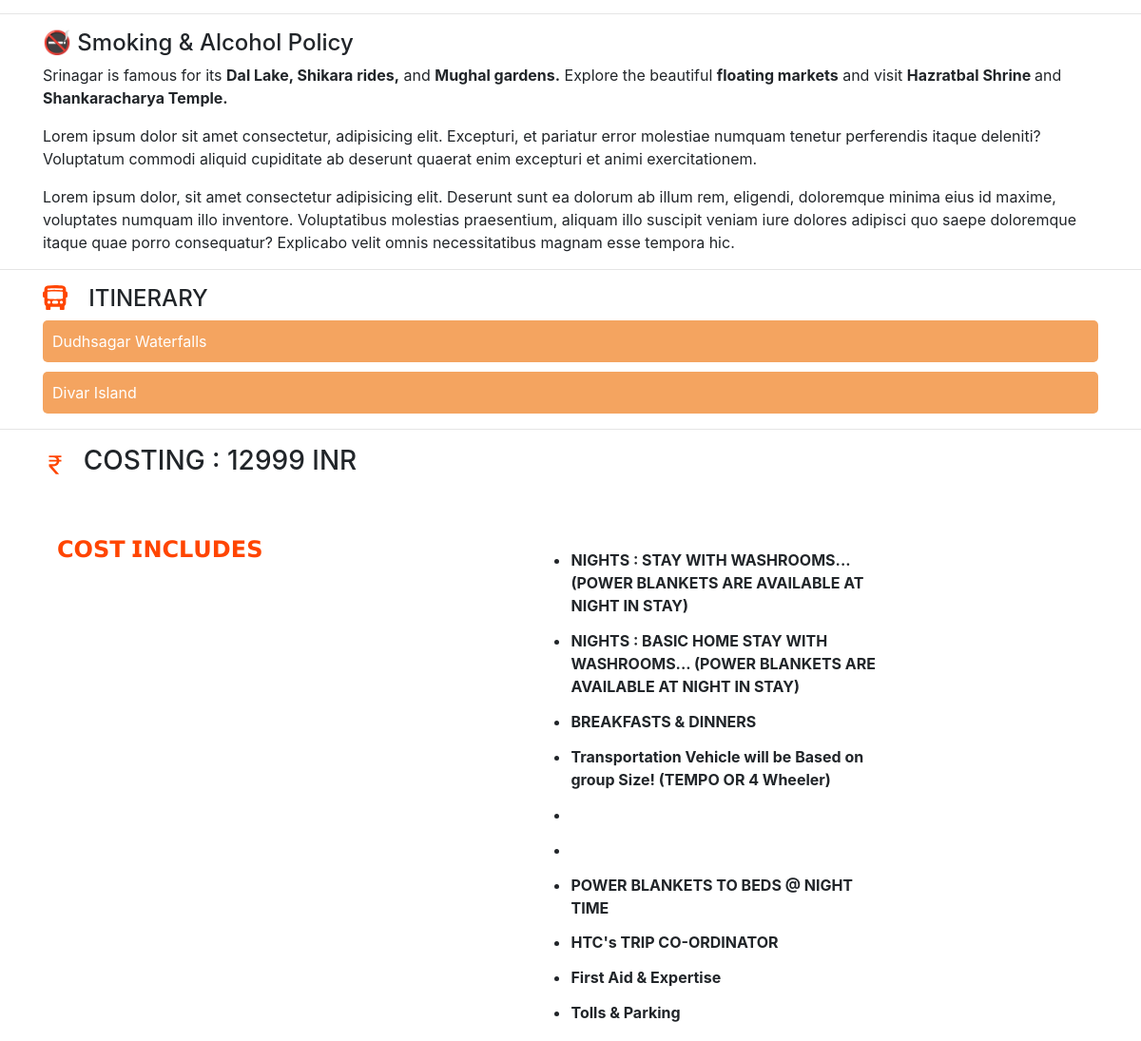
/package/2/ (middle part), run on an earlier commit of the app's database.
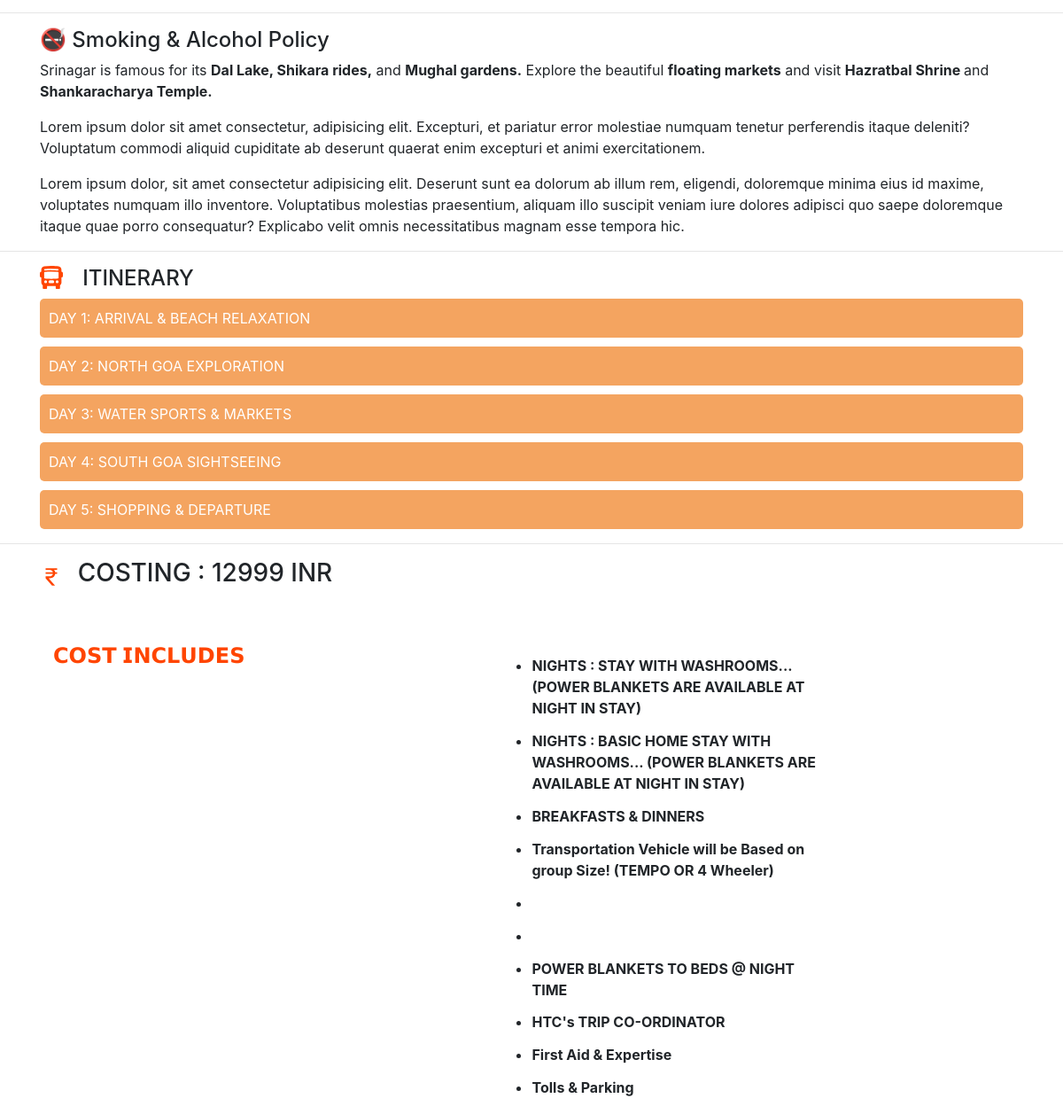
And on a later commit of the database.
### app1/models.py (models this page shows, shortened)
class package_details_category(models.Model):
    day=models.CharField(max_length=100)

### app1/views.py (the view)
# urls.py: path('package/<int:package_id>/', package_details, name='package_details'),
def package_details(request, package_id):
    package = get_object_or_404(packages, id=package_id)
    p_categories = package_details_category.objects.prefetch_related('packagedetails').all()
    return render(request, 'demo.html', {'package': package,'p_categories':p_categories})

### template/demo.html (shortened to what this page needs)
{% extends 'base.html' %}
{% load static %}
{% block css_cities %}
<link rel="stylesheet" href="{% static 'css/package_details.css' %}" />
{% endblock css_cities %}
{% block body %}
<hr>
<div class="container">
    <h4>🚭 Smoking & Alcohol Policy</h4>
    <p>Srinagar is famous for its <span class="Quick-Facts-list">Dal Lake, Shikara rides,</span> and <span
            class="Quick-Facts-list">Mughal gardens.</span> Explore the beautiful <span
            class="Quick-Facts-list">floating markets</span> and visit <span class="Quick-Facts-list"> Hazratbal Shrine
        </span> and <span class="Quick-Facts-list"> Shankaracharya Temple.</span></p>
    <p>Lorem ipsum dolor sit amet consectetur, adipisicing elit. Excepturi, et pariatur error molestiae numquam tenetur
        perferendis itaque deleniti? Voluptatum commodi aliquid cupiditate ab deserunt quaerat enim excepturi et animi
        exercitationem.</p>
    <p>Lorem ipsum dolor, sit amet consectetur adipisicing elit. Deserunt sunt ea dolorum ab illum rem, eligendi,
        doloremque minima eius id maxime, voluptates numquam illo inventore. Voluptatibus molestias praesentium, aliquam
        illo suscipit veniam iure dolores adipisci quo saepe doloremque itaque quae porro consequatur? Explicabo velit
        omnis necessitatibus magnam esse tempora hic.</p>
</div>
<hr>
<div id="itinerary" class="container">
    <div class="d-flex" style="gap: 2%;">
        <h4>ITINERARY</h4>
    </div>
    <div>
        <ul class="faq-list">
            {% for day in p_categories %}
            <li>
                <button class="toggle-btn">{{ day.day }}</button>
            </li>
            {% endfor %}
        </ul>
    </div>
</div>
<hr>
<div id="costing" class="costing">
    <div class="container">
        <div id="overview">
            <div class="overview-content d-flex align-items-center">
                <h3 style="text-transform: uppercase;">Costing : 12999 INR</h3>
            </div>
            <div class="cost-includes">
                <div class="container">
                    <div class="costing d-flex " style="margin-top: 5%; gap:30%;">
                        <h4 style="color: orangered;">𝗖𝗢𝗦𝗧 𝗜𝗡𝗖𝗟𝗨𝗗𝗘𝗦</h4>
                        <div class="card" style="height: auto; width: 30%; border:none;">
                            <ul style="font-weight: bold; ">
                                <li style="margin-top: 4%;">
                                    NIGHTS : STAY WITH WASHROOMS... (POWER BLANKETS ARE AVAILABLE AT NIGHT IN STAY)</li>
                                <li style="margin-top: 4%;">NIGHTS : BASIC HOME STAY WITH WASHROOMS... (POWER BLANKETS
                                    ARE AVAILABLE AT NIGHT IN STAY)</li>
                                <li style="margin-top: 4%;">BREAKFASTS & DINNERS</li>
                                <li style="margin-top: 4%;">Transportation
                                    Vehicle will be Based on group Size! (TEMPO OR 4 Wheeler)</li>
                                <li style="margin-top: 4%;"></li>
                                <li style="margin-top: 4%;"></li>
                                <li style="margin-top: 4%;">
                                    POWER BLANKETS TO BEDS @ NIGHT TIME</li>
                                <li style="margin-top: 4%;">HTC's TRIP CO-ORDINATOR</li>
                                <li style="margin-top: 4%;">First Aid & Expertise</li>
                                <li style="margin-top: 4%;">Tolls & Parking</li>
                            </ul>
                        </div>
                    </div>
                </div>
            </div>
        </div>
    </div>
</div>
{% endblock body %}

What changed in the data, as far as the page shows it:
removed package_details_category: day "Dudhsagar Waterfalls"
removed package_details_category: day "Divar Island"
added package_details_category: day "DAY 1: ARRIVAL & BEACH RELAXATION"
added package_details_category: day "DAY 2: NORTH GOA EXPLORATION"
added package_details_category: day "DAY 3: WATER SPORTS & MARKETS"
added package_details_category: day "DAY 4: SOUTH GOA SIGHTSEEING"
added package_details_category: day "DAY 5: SHOPPING & DEPARTURE"
